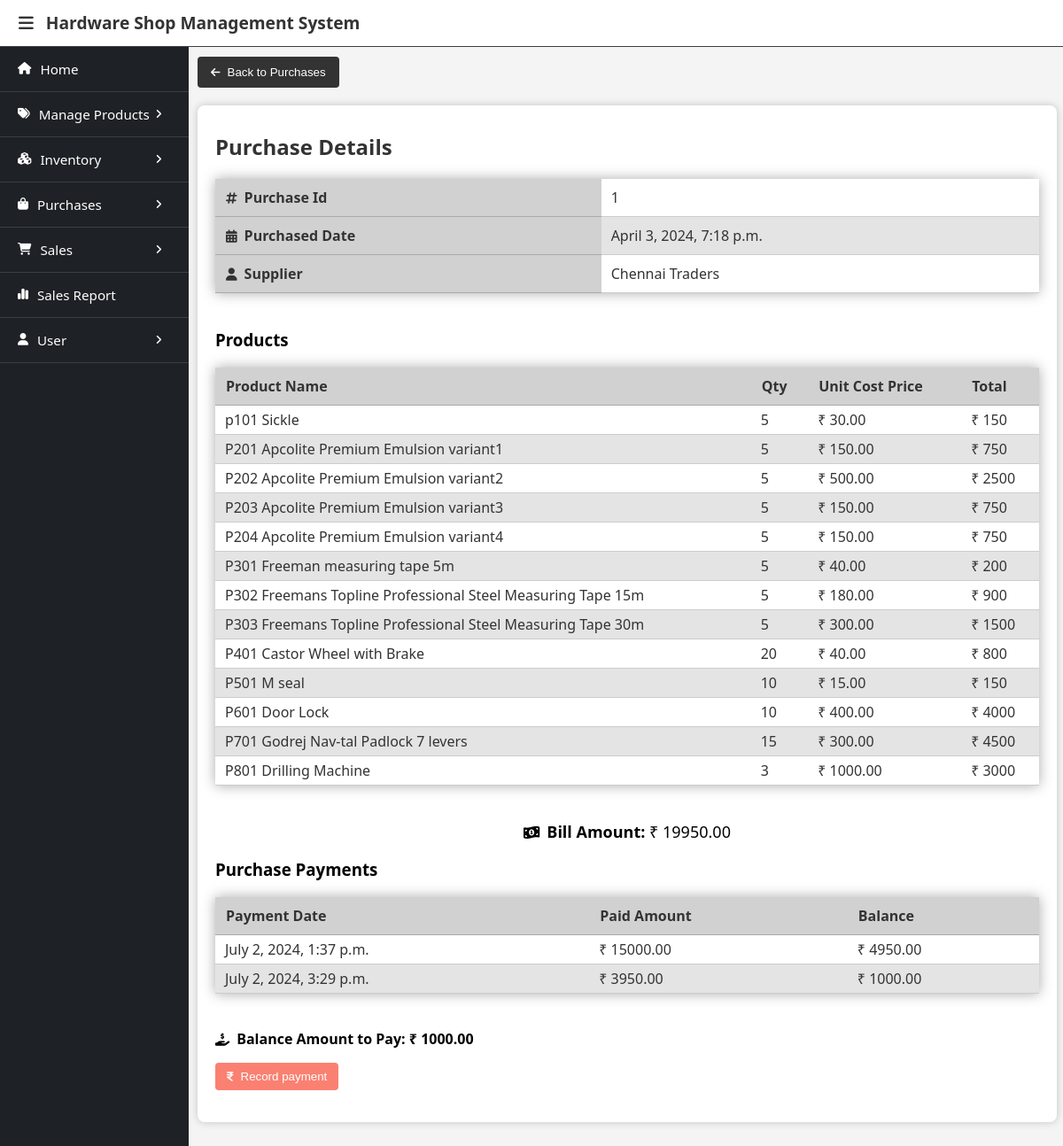
The page /purchases/1/ (signed in) on the database its author committed.
### database/models.py (models this page shows, shortened)
class PurchaseHeaderDetail(models.Model):
    purchase_id = models.BigAutoField(primary_key=True)
    supplier_ref = models.ForeignKey(Supplier, on_delete=models.SET_NULL, null=True)
    purchased_date = models.DateTimeField(auto_now_add=True)
    bill_amount = models.DecimalField(decimal_places=2, max_digits=10)
    class Meta:
        db_table = 'purchase_header_detail'

class Supplier(models.Model):
    supplier_id = models.BigAutoField(primary_key=True)
    shop_name = models.CharField(max_length=100)
    owner_name = models.CharField(max_length=60)
    phone_regex = RegexValidator(regex=r'^(\d{10})$', message="Phone number must be entered in the 10 digit format: '9999999999'")
    phoneno = models.CharField(validators=[phone_regex], max_length=13, null=True, blank=True)
    address = models.TextField(max_length=200, null=True, blank=True)
    date_added = models.DateTimeField(auto_now_add=True)
    class Meta:
        db_table = 'supplier'
    def __str__(self):
        return self.shop_name

class PurchaseItem(models.Model):
    purchase_item_id = models.BigAutoField(primary_key=True)
    purchase_ref = models.ForeignKey(PurchaseHeaderDetail, on_delete = models.CASCADE)
    product_detail_ref = models.ForeignKey(ProductDetail, on_delete = models.SET_NULL, null=True)
    quantity = models.IntegerField()
    unit_cost_price = models.DecimalField(decimal_places=2, max_digits=10)
    class Meta:
        db_table = 'purchase_item'

class ProductDetail(models.Model):
    product_detail_id = models.BigAutoField(primary_key=True)
    product_ref = models.ForeignKey(Product, on_delete=models.CASCADE)
    variant_ref = models.ForeignKey(ProductVariant, on_delete=models.CASCADE, null=True, blank=True, default=None)
    product_code = models.CharField(max_length=30, unique=True, null=True, blank=True)
    product_image = models.ImageField(upload_to="product_images", null=True, blank=True, default=None)
    low_stock_threshold = models.IntegerField(default=5)
    is_active = models.BooleanField(default=True)
    class Meta:
        db_table = 'product_detail'
        ordering = ['product_ref']
    def __str__(self):
        if self.variant_ref:
            return self.product_code + " "+ str(self.variant_ref)
        else:
            return self.product_code + " "+ str(self.product_ref)

class Product(models.Model):
    product_id = models.BigAutoField(primary_key=True)
    product_name = models.CharField(max_length=100)
    category_ref = models.ForeignKey(Category, on_delete=models.SET_NULL, null=True, blank=True)
    brand_ref = models.ForeignKey(Brand, on_delete=models.SET_NULL, null=True, blank=True)
    description = models.TextField(max_length=300, null=True, blank=True)
    has_variants = models.BooleanField(default=False)
    class Meta:
        db_table = 'product'
    def __str__(self):
        return str(self.product_name)

class ProductVariant(models.Model):
    variant_id = models.BigAutoField(primary_key=True)
    product_ref = models.ForeignKey(Product, on_delete=models.CASCADE)
    variant_name = models.CharField(max_length=100)
    class Meta:
        db_table = 'product_variant'
    def __str__(self):
        return str(self.variant_name)

class PurchasePayment(models.Model):
    purchase_payment_id = models.BigAutoField(primary_key=True)
    purchase_ref = models.ForeignKey(PurchaseHeaderDetail, on_delete=models.CASCADE)
    payment_date = models.DateTimeField(auto_now_add=True)
    paid_amount = models.DecimalField(decimal_places=2, max_digits=10)
    balance_amount = models.DecimalField(decimal_places=2, max_digits=10)
    class Meta:
        db_table = 'purchase_payment'

### purchases/views.py (the view)
# urls.py: path('<int:id>/', ViewPurchaseDetail.as_view(), name="view_purchase"),
class ViewPurchaseDetail(GroupRequiredMixin, View):
    def get(self, request, id):
        purchase = PurchaseHeaderDetail.objects.filter(purchase_id = id).first()
        if purchase:
            context = get_purchase_detail(purchase)
            return render(request, "view_purchase.html", context)
        else:
            return redirect("view_purchases")

### purchases/views.py (called while the page is built)
def get_purchase_detail(purchase, get_payments=True, get_items=True):
    context = {
        "purchase_ref":purchase,
        "paid_amount": 0,
        "balance_amount": purchase.bill_amount
    }
    if get_items:
        purchased_items = PurchaseItem.objects.filter(purchase_ref = purchase)
        context["purchased_items"] = purchased_items
    purchase_payments = PurchasePayment.objects.filter(purchase_ref = purchase)
    if purchase_payments:
        if get_payments:
            context["purchase_payments"] = purchase_payments
        pamount = 0
        for payment in purchase_payments:
            pamount += payment.paid_amount
        context["paid_amount"] = pamount
        context["balance_amount"] = purchase_payments.last().balance_amount
    return context

### user/context_processors.py (called while the page is built)
def get_users(request):
    users = User.objects.all()
    return {
        'users': users
    }

### user/templatetags/user_custom_tags.py (called while the page is built)
@register.filter(name='has_group')
def has_group(user, group_name):
    return user.groups.filter(name=group_name).exists()

### user/views.py (called while the page is built)
    def dispatch(self, request, *args, **kwargs):
        user = request.user
        if not user.is_authenticated:
            return redirect('login_page')
        if not any([user.groups.filter(name=group).exists() for group in self.groups_required]):
            print(user.groups)
            return self.handle_no_permission()
        return super().dispatch(request,*args, **kwargs)

### purchases/templates/view_purchase.html (shortened to what this page needs)
{% extends 'base.html' %}
{% load user_custom_tags %}
{% block menubar %}
    {% if request.user|has_group:"Owner" %}
        {% include 'owner_menu.html' %}
    {% elif request.user|has_group:"Salesman" %}
        {% include 'salesman_menu.html' %}
    {% endif %}
{% endblock %}
{% block content %}
<a href="/purchases/"><button><i class="fa-solid fa-arrow-left"></i>Back to Purchases</button></a>
<div class="container">
    <h2>Purchase Details</h2>
    <table>
        <tr>
            <th><i class="fa-solid fa-hashtag"></i>Purchase Id</th>
            <td>{{purchase_ref.purchase_id}}</td>
        </tr>
        <tr>
            <th><i class="fa-solid fa-calendar-days"></i>Purchased Date</th>
            <td>{{purchase_ref.purchased_date}}</td>
        </tr>
        <tr>
            <th><i class="fa-solid fa-user"></i>Supplier</th>
            <td>{{purchase_ref.supplier_ref}}</td>
        </tr>
    </table>
    <h3>Products</h3>
    <table id="products" class="table">
        <thead>
            <th>Product Name</th>
            <th>Qty</th>
            <th>Unit Cost Price</th>
            <th>Total</th>
        </thead>
        <tbody>
            {% for product in purchased_items %}
            <tr>
                <td>
                    {{product.product_detail_ref}}
                </td>
                <td class="quantity">{{product.quantity}}</td>
                <td class="unit_cost_price">&#8377; {{product.unit_cost_price}}</td>
                <td class="total"></td>
            </tr>
            {% endfor %}
        </tbody>
    </table>
    <div class="display_amounts">
        <p class="bill_amount"><strong><i class="fa-solid fa-money-bill-1-wave"></i>Bill Amount: </strong>&#8377; {{purchase_ref.bill_amount}}</p>
    </div>
    <h3>Purchase Payments</h3>
    <table class="table">
        <thead>
            <th>Payment Date</th>
            <th>Paid Amount</th>
            <th>Balance</th>
        </thead>
        <tbody>
            {% if purchase_payments %}
                {% for payment in purchase_payments %}
                <tr>
                    <td>{{payment.payment_date}}</td>
                    <td>&#8377; {{payment.paid_amount}}</td>
                    <td>&#8377; {{payment.balance_amount}}</td>
                </tr>
                {% endfor %}
            {% else %}
            <tr>
                <td colspan="3" style="text-align: center; font-size: 16px;">No Payment added</td>
            </tr>
            {% endif %}
        </tbody>
    </table>
    {% if balance_amount > 0 %}
        <div>
            <strong><i class="fa-solid fa-hand-holding-dollar"></i>Balance Amount to Pay: &#8377; {{balance_amount}}</strong>
            <p><a href="{% url 'add_payment' purchase_ref.purchase_id %}"><button class="btn btn-payment"><i class="fa-solid fa-indian-rupee-sign"></i>Record payment</button></a></p>
        </div>
    {% elif balance_amount == 0 %}
    <p class="full_amount_paid">Full amount paid</p>
    {% endif %}
</div>
{% endblock %}

### static/css/header_sidebar_layout.css (style rules this page uses)
body { margin: 0; font-family: system-ui, -apple-system, BlinkMacSystemFont, 'Segoe UI', Roboto, Oxygen, Ubuntu, Cantarell, 'Open Sans', 'Helvetica Neue', sans-serif; background-color: #f4f4f4; }

### templates/base.html (style rules this page uses)
h1, h2 { color: #333; }
i { margin-right: 8px; font-size: 0.9em; }
.container { background: #fff; padding: 10px 20px 20px; margin: 20px 0; border-radius: 8px; box-shadow: 0 0 10px rgba(0, 0, 0, 0.2); }
button { background-color: #333; color: white; padding: 10px 15px; border: none; border-radius: 4px; cursor: pointer; }
.container .btn { display: inline-block; padding: 8px 13px; border: none; border-radius: 4px; cursor: pointer; color: white; transition: background-color 0.2s; }
.container .btn-payment, .container .btn-transfer-stock { background-color: salmon; }
table { width: 100%; border-collapse: collapse; margin-bottom: 40px; box-shadow: 0px 0px 14px #aaa; overflow-x: auto; }
th, td { text-align: left; border-bottom: 1px solid #ccc; }
th { background-color: #d1d1d1; padding: 10px 12px; color: #333; border-bottom: 1px solid #aaa; font-weight: bold; }
td { padding: 5px 11px; background-color: #fff; color: #333; }
tr:nth-child(even) td { background-color: #e4e4e4; }
.display_amounts { text-align: center; }
.display_amounts .paid_amount, .display_amounts .bill_amount, .display_amounts .discount_amount { font-size: 18px; }

### rows shown on the page
PurchaseHeaderDetail: purchase_id "1", purchased_date "April 3, 2024, 7:18 p.m.", supplier_ref "Chennai Traders", bill_amount "19950.00"
PurchaseItem: product_detail_ref "p101 Sickle", quantity "5", unit_cost_price "30.00"
PurchaseItem: product_detail_ref "P201 Apcolite Premium Emulsion variant1", quantity "5", unit_cost_price "150.00"
PurchaseItem: product_detail_ref "P202 Apcolite Premium Emulsion variant2", quantity "5", unit_cost_price "500.00"
PurchaseItem: product_detail_ref "P203 Apcolite Premium Emulsion variant3", quantity "5", unit_cost_price "150.00"
PurchaseItem: product_detail_ref "P204 Apcolite Premium Emulsion variant4", quantity "5", unit_cost_price "150.00"
PurchaseItem: product_detail_ref "P301 Freeman measuring tape 5m", quantity "5", unit_cost_price "40.00"
PurchaseItem: product_detail_ref "P302 Freemans Topline Professional Steel Measuring Tape 15m", quantity "5", unit_cost_price "180.00"
PurchaseItem: product_detail_ref "P303 Freemans Topline Professional Steel Measuring Tape 30m", quantity "5", unit_cost_price "300.00"
PurchaseItem: product_detail_ref "P401 Castor Wheel with Brake", quantity "20", unit_cost_price "40.00"
PurchaseItem: product_detail_ref "P501 M seal", quantity "10", unit_cost_price "15.00"
PurchaseItem: product_detail_ref "P601 Door Lock", quantity "10", unit_cost_price "400.00"
PurchaseItem: product_detail_ref "P701 Godrej Nav-tal Padlock 7 levers", quantity "15", unit_cost_price "300.00"
PurchaseItem: product_detail_ref "P801 Drilling Machine", quantity "3", unit_cost_price "1000.00"
PurchasePayment: payment_date "July 2, 2024, 1:37 p.m.", paid_amount "15000.00", balance_amount "4950.00"
PurchasePayment: payment_date "July 2, 2024, 3:29 p.m.", paid_amount "3950.00", balance_amount "1000.00"
